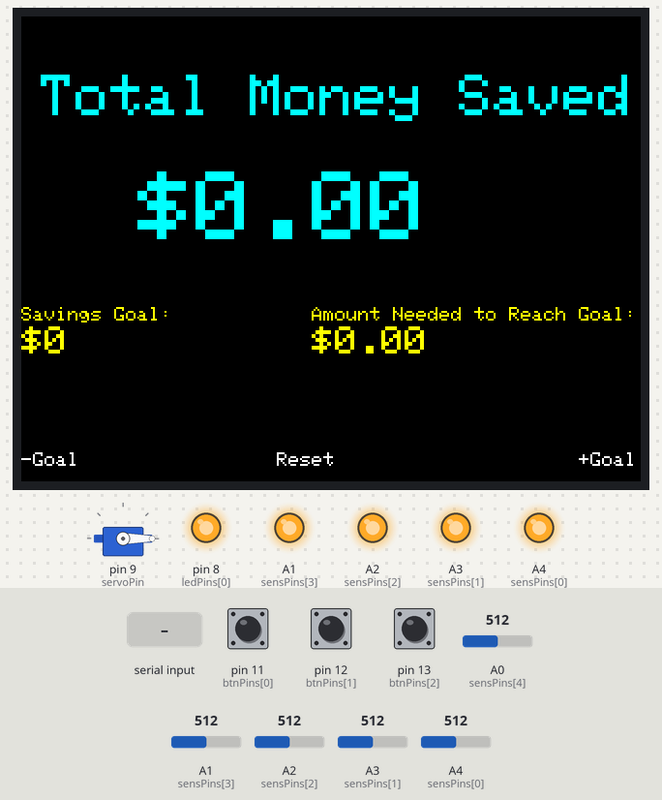
Recording of a sketch running on a simulated Arduino Uno, built with avr-gcc and run on an emulated ATmega328P. On the bench: 320×240 colour display, servo, output pins drawn as LEDs (lit = HIGH). Inputs (shaded band) come from the test bench; at power-on: pin 13 (btnPins[2]) LOW, A0 (sensPins[4]) = 512, pin 11 (btnPins[0]) LOW, A2 (sensPins[2]) = 512, A3 (sensPins[1]) = 512, pin 12 (btnPins[1]) LOW, A1 (sensPins[3]) = 512, A4 (sensPins[0]) = 512. What the sketch prints to the serial monitor is not drawn.

Above: at 2.9 s.
3.0 s: pin 13 (btnPins[2]) pulled HIGH for 0.15 s
At 3.7 s:
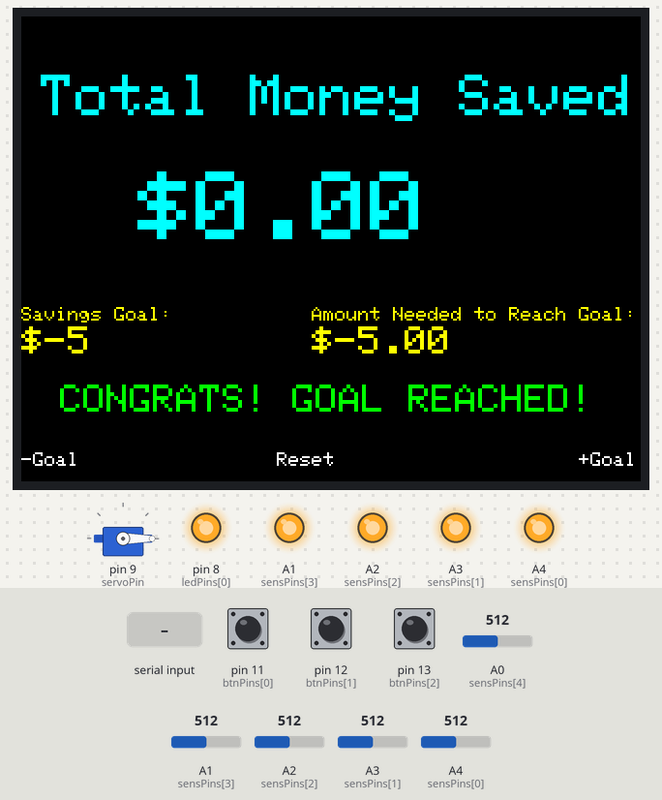
4.7 s: A0 (sensPins[4]) set to 30
At 5.2 s:
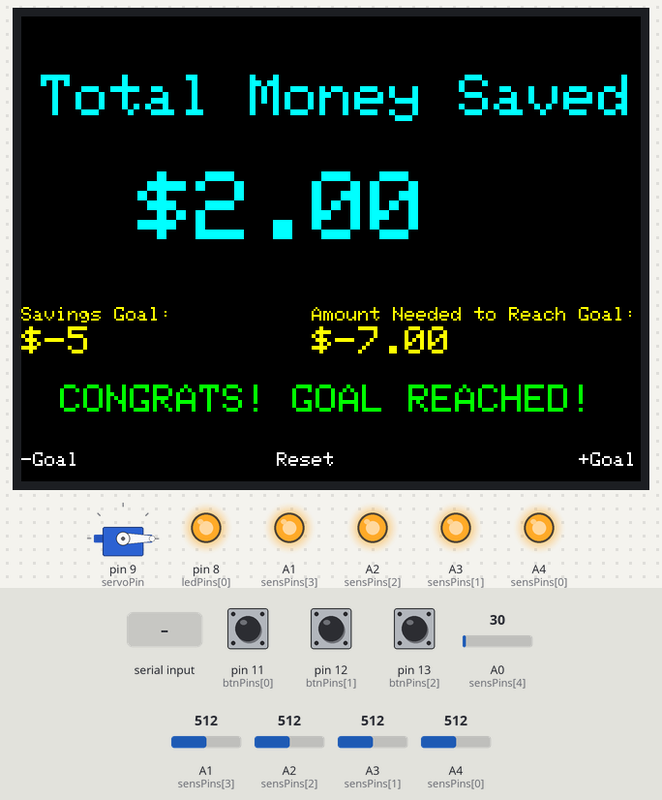
6.2 s: pin 11 (btnPins[0]) pulled HIGH for 0.15 s
At 6.8 s:
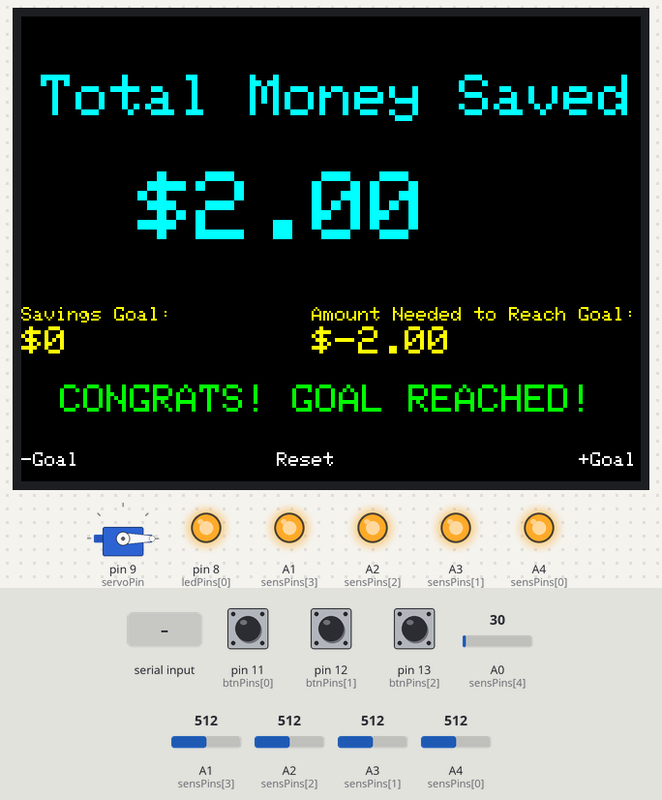
7.8 s: "1\n" received over Serial
At 8.3 s:
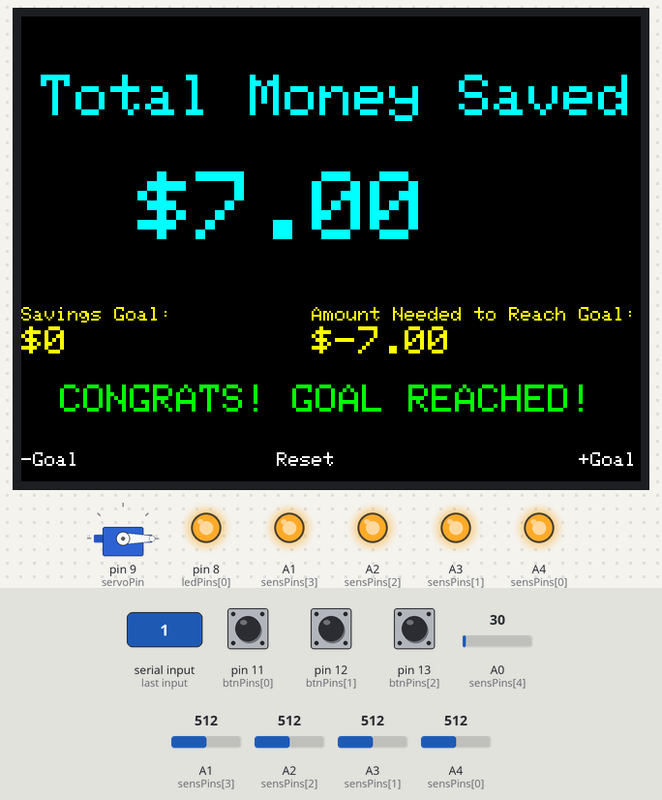
9.4 s: A2 (sensPins[2]) set to 30
At 9.8 s:
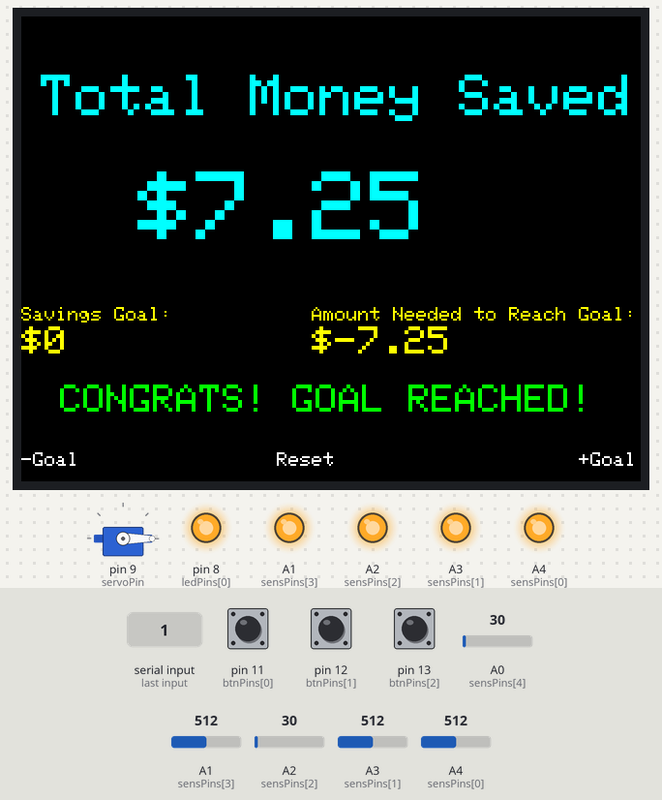
10.9 s: A3 (sensPins[1]) set to 30
At 11.3 s:
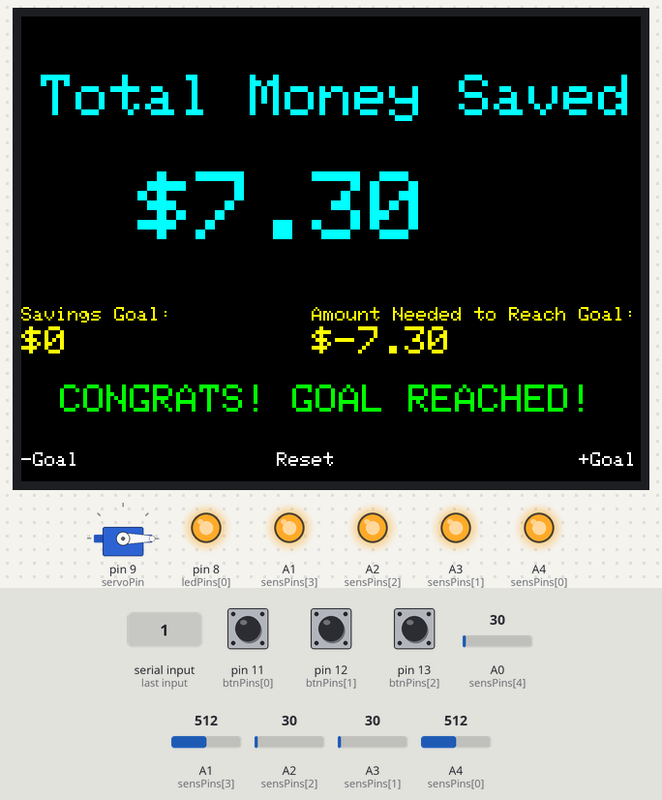
Timing chart, 0 to 13.5 s (numbered marks = the images above; inputs shaded):
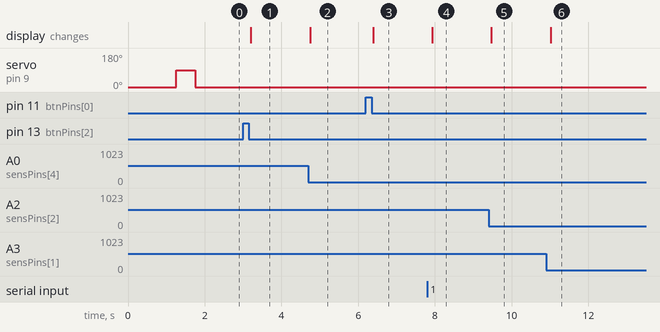

The sketch:

PiggyBankMain.ino
```cpp
#include "SPI.h"
#include "Adafruit_GFX.h"
#include "Adafruit_ILI9341.h"

#include <Servo.h>


#define TFT_CLK 6
#define TFT_MISO 7
#define TFT_MOSI 5
#define TFT_DC 4
#define TFT_CS 2
#define TFT_RST 3

Adafruit_ILI9341 tft= Adafruit_ILI9341(TFT_CS, TFT_DC, TFT_MOSI, TFT_CLK, TFT_RST, TFT_MISO);

//rotate the screen to landscape
#define TFT_ROTATION TFT_ROTATE_180

//define the colours individually
#define IL9341_BLACK 0x0000
#define IL9341_YELLOW 0xFFE0
#define IL9341_WHITE 0xFFFF
#define ILI9341_GREEN 0x07E0
#define ILI9341_CYAN 0x07FF  ///<   0, 255, 255

int valuePos[][2] = {{60, 80}, {0, 160}, {150, 160}};

// Button Variables
const int btnPins[] = {11, 12, 13};
const int numBtns = 3;
int btnValues[numBtns][2];  // 0 = Increase, 1 = Decrease, 2 = Reset
int btnPressed;
int sGoal = 0;
float totalMoney = 0;
bool goalReached = false;

// Coin Variables
const int numCoins = 5;
int sensPins[] = {A4, A3, A2, A1, A0};  // 0.05 to $2
int ledPins[] = {8};
float coinSlots[numCoins][5];  // 0 = raw value of photocell, 1 = brightness on switch, 2 = timer, 3 = value of coin, 4 = ready to accept another coin
int interval = 500;  // In ms

// Servo Variables
int servoPin = 9;
int servoPos = 0;
Servo servo;

void setup() {
  Serial.begin(115200);

  for(int i = 0; i < numCoins; i++) {
    pinMode(sensPins[i], INPUT);
    pinMode(ledPins[i], OUTPUT);
    digitalWrite(ledPins[i], HIGH);
    coinSlots[i][2] = 0;
  }

  // Initialize coin values
  coinSlots[0][3] = 0.1;
  coinSlots[1][3] = 0.05;
  coinSlots[2][3] = 0.25;
  coinSlots[3][3] = 1;
  coinSlots[4][3] = 2;

  coinSlots[0][1] = 220;
  coinSlots[1][1] = 80;
  coinSlots[2][1] = 130;
  coinSlots[3][1] = 19;
  coinSlots[4][1] = 100;

  tft.begin();
  tft.setRotation(3);
  tft.fillScreen(ILI9341_BLACK);
  regularDisplay();

  delay(500);
  servo.attach(servoPin);
  servoPos = 0;
  servo.write(servoPos);              // tell servo to go to position in variable 'pos
  delay(500);
  servoPos = 90;
  servo.write(servoPos);              // tell servo to go to position in variable 'pos'
  delay(500);
}

void loop() {
  checkButtons();
  checkCoinSlots();
  checkBills();
  checkGoal();
}

void checkGoal() {
  if(totalMoney >= sGoal) {
    servoPos = 0;
    if(goalReached == false && sGoal != 0) {
      showCongratulations(true);
      goalReached = true;
    }
  }
  else if(sGoal != 0) {
    servoPos = 90;
    if(goalReached == true)
      showCongratulations(false);
    goalReached = false;
  }
  servo.write(servoPos);
  delay(100);
}

void checkBills() {
  if(Serial.available()) {
    String rx = Serial.readStringUntil('\n'); //Read the serial data and store in var
    int value = rx.toInt();
    Serial.println(rx);
    switch(value) {
      case 1:
        totalMoney += 5;
        regularDisplay();
        break;
      case 2:
        totalMoney += 10;
        regularDisplay();
        break;
      case 3:
        totalMoney += 20;
        regularDisplay();
        break;
      case 4:
        totalMoney += 50;
        regularDisplay();
        break;
    }
  }
}

void checkButtons() {
  btnPressed = -1;
  for (int i = 0; i < numBtns; i++) {  // Read values and assign accordingly
    btnValues[i][0] = digitalRead(btnPins[i]);
    if (btnValues[i][0] == 0 && btnValues[i][1] == 1) // Ensure action executes on button release
      btnPressed = i;
    btnValues[i][1] = btnValues[i][0];  // Save values for next cycle
  }

  switch(btnPressed) {
    case 0:
      Serial.println("Adding $5");
      sGoal += 5;
      regularDisplay();
      break;
    case 1:
      Serial.println("Resetting Goal...");
      sGoal = 0;
      totalMoney = 0;
      showCongratulations(false);
      goalReached = false;
      regularDisplay();
      break;
    case 2:
      Serial.println("Subtracting $5");
      sGoal -= 5;
      regularDisplay();
      break;
  }
}

void checkCoinSlots() {
  for(int i = 0; i < numCoins; i++) {  // Check sensor values
    coinSlots[i][0] = analogRead(sensPins[i]);

    /*if(i == 3) {
      Serial.print(i);
      Serial.print(": ");
      Serial.println(coinSlots[i][0]);
    }*/

    if(coinSlots[i][2] + interval <= millis() && coinSlots[i][0] > coinSlots[i][1])
      coinSlots[i][4] = 1.0;

    if(coinSlots[i][0] < coinSlots[i][1] && coinSlots[i][4] == 1.0) {
      Serial.print("Coin accepted: $");
      Serial.println(coinSlots[i][3]);
      totalMoney += coinSlots[i][3];
      regularDisplay();
      coinSlots[i][2] = millis();
      coinSlots[i][4] = 0;
    }
  }
}

void regularDisplay(){
  tftOverwrite();
  tft.setTextColor(ILI9341_CYAN);
  tft.setCursor(10,30);
  tft.setTextSize(3);
  tft.print("Total Money Saved");
  tft.setCursor(60,80);
  tft.setTextSize(5);
  tft.print("$");
  tft.println(totalMoney);

  tft.setCursor(0,150);
  tft.setTextColor(ILI9341_YELLOW);
  tft.setTextSize(1);
  tft.println("Savings Goal:");
  tft.setCursor(0, 160);
  tft.setTextSize(2);
  tft.print("$");
  tft.println(sGoal);

  tft.setCursor(150, 150);
  tft.setTextColor(ILI9341_YELLOW);
  tft.setTextSize(1);
  tft.println("Amount Needed to Reach Goal:");
  tft.setCursor(150, 160);
  tft.setTextSize(2);
  tft.print("$");
  tft.println(sGoal-totalMoney);

  tft.setCursor(0, 225);
  tft.setTextColor(ILI9341_WHITE);
  tft.setTextSize(1);
  tft.println("-Goal                 Reset                     +Goal");
}

void showCongratulations(bool show) {
  int x = 20;
  int y = 190;
  if(show) {
    tft.setCursor(x, y);
    tft.setTextColor(ILI9341_GREEN);
    tft.setTextSize(2);
    tft.println("CONGRATS! GOAL REACHED!");
  }
  else
    tft.fillRect(x, y, 290, 25, IL9341_BLACK);
}

void tftOverwrite() {
  tft.fillRect(valuePos[0][0] + 25, valuePos[0][1], 180, 50, IL9341_BLACK);
  tft.fillRect(valuePos[1][0] + 10, valuePos[1][1], 36, 25, IL9341_BLACK);
  tft.fillRect(valuePos[2][0] + 10, valuePos[2][1], 100, 25, IL9341_BLACK);
}
```

Measured:
- after the input at 3.0 s, the display: changes after 0.20 s (image 1)
- after the input at 4.7 s, the display: changes at once (image 2)
- after the input at 6.2 s, the display: changes after 0.19 s (image 3)
- after the input at 7.8 s, the display: changes after 0.13 s (image 4)
- after the input at 9.4 s, the display: changes after 0.07 s (image 5)
- after the input at 10.9 s, the display: changes after 0.11 s (image 6)
